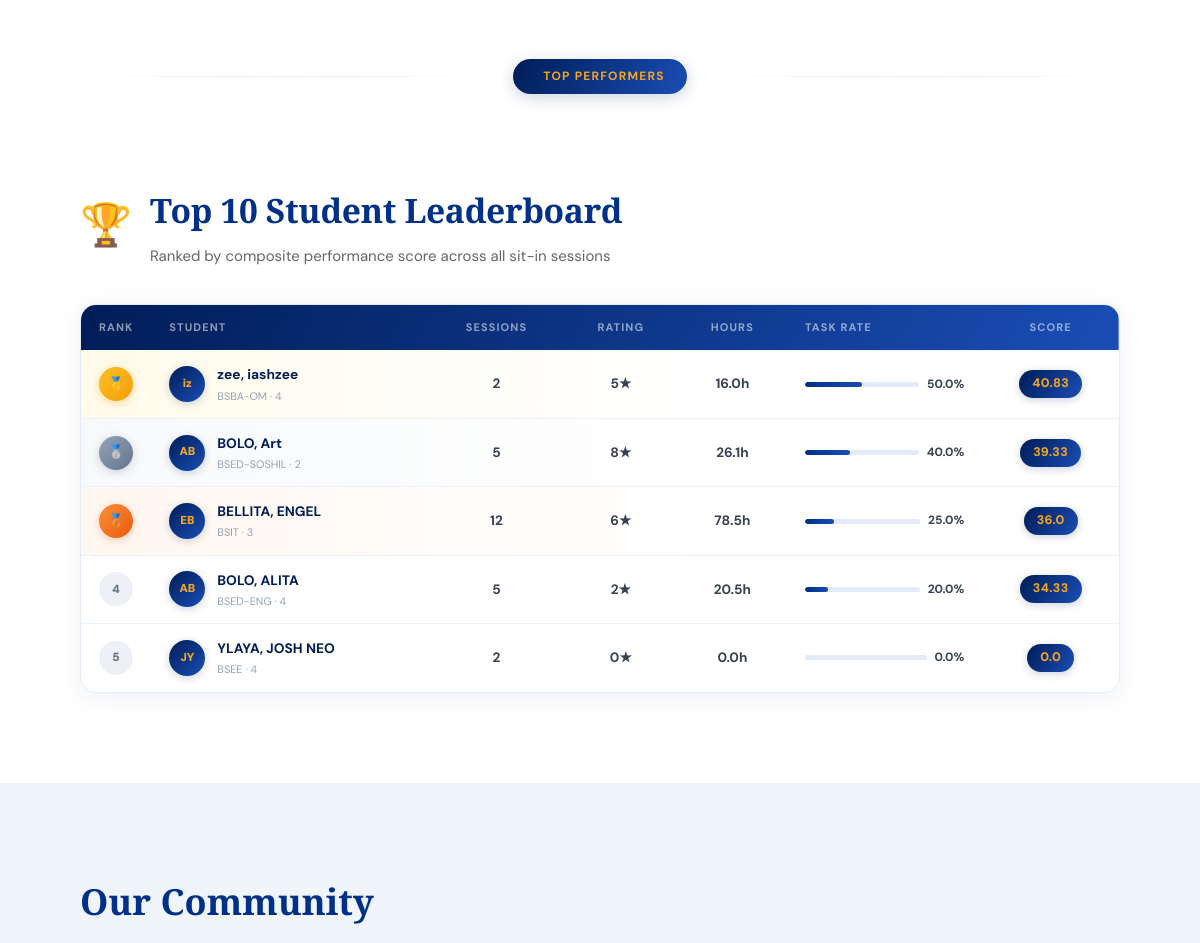
Before: / (middle part) with the older database file.
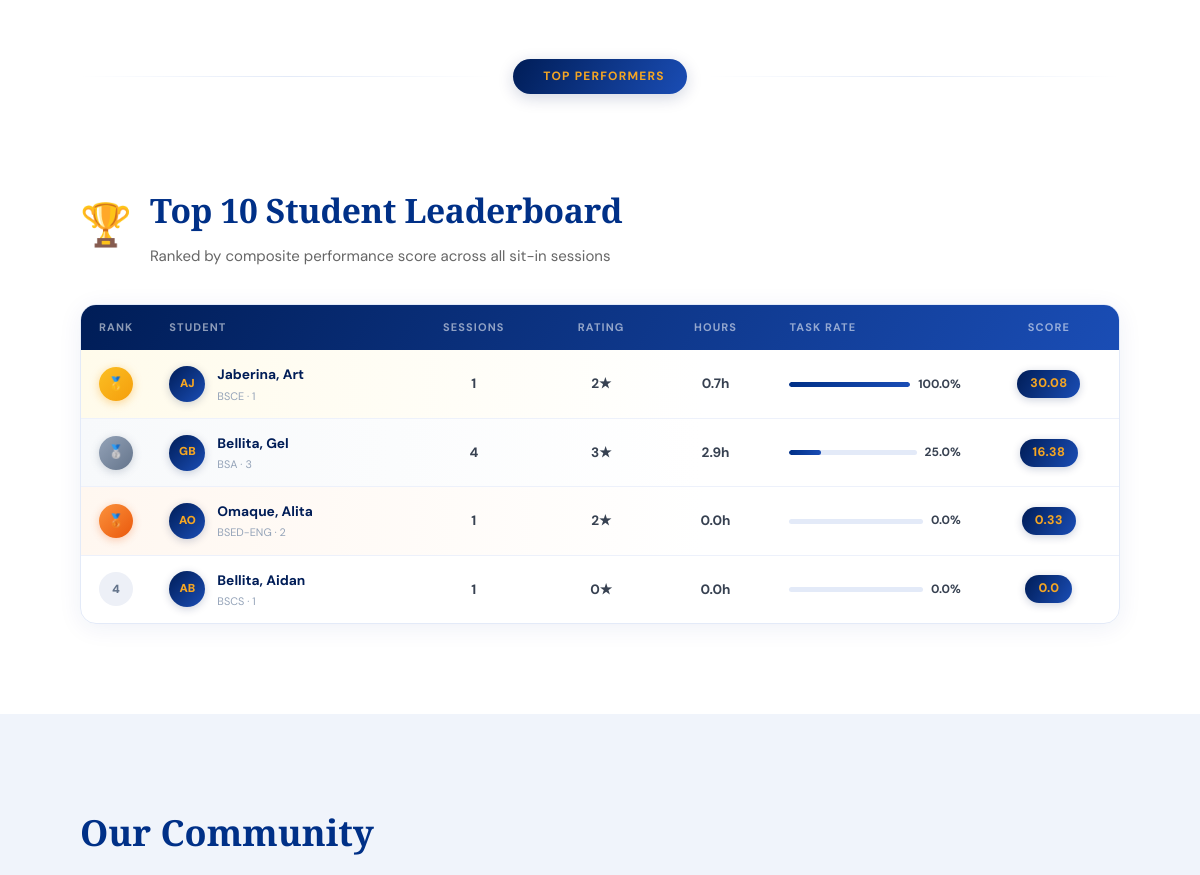
After: the same page with the newer database file.
### tables this page shows
CREATE TABLE users (
            idNumber      TEXT PRIMARY KEY,
            firstName     TEXT,
            middleName    TEXT,
            lastName      TEXT,
            email         TEXT UNIQUE,
            yearLevel     TEXT,
            course        TEXT,
            address       TEXT,
            password      TEXT,
            profileImage  TEXT,
            sessions      INTEGER DEFAULT 30
        );

### app.py (the view)
@app.route("/")
def landing():
    conn        = get_db_connection()
    leaderboard = build_leaderboard(conn, limit=10)
    conn.close()
    return render_template("landing_page/landingPage.html", leaderboard=leaderboard)

### app.py (called while the page is built)
def get_db_connection():
    conn = sqlite3.connect("SitIn.db")
    conn.row_factory = sqlite3.Row
    conn.execute("PRAGMA journal_mode=WAL")
    return conn

@app.context_processor
def inject_admin_notifs():
    if session.get("is_admin"):
        return get_admin_notification_counts()
    return {"new_reservations": 0, "new_feedbacks": 0}

### templates/landing_page/landingPage.html (shortened to what this page needs)
{% extends 'landing_page/layout.html' %}
{% block page_styles %}
<link rel="stylesheet" href="{{ url_for('static', filename='css/landing.css') }}">
{% endblock %}
{% block content %}
    <section class="about-section" id="about">
    </section>
    <div class="section-divider">
        <div class="section-divider-line"></div>
        <div class="section-divider-badge">
            Top Performers
        </div>
        <div class="section-divider-line"></div>
    </div>
    <section class="landing-lb-section" id="leaderboard">
        <div class="landing-lb-inner">
            <div class="landing-lb-header">
                <div class="landing-lb-title-wrap">
                    <div class="landing-lb-trophy">🏆</div>
                    <div>
                        <h2 class="landing-lb-title">Top 10 Student Leaderboard</h2>
                        <p class="landing-lb-sub">Ranked by composite performance score across all sit-in sessions</p>
                    </div>
                </div>
            </div>
            {% if leaderboard %}
            <div class="landing-lb-table-wrap">
                <table class="landing-lb-table">
                    <thead>
                        <tr>
                            <th style="width:56px">Rank</th>
                            <th>Student</th>
                            <th style="text-align:center">Sessions</th>
                            <th style="text-align:center">Rating</th>
                            <th style="text-align:center">Hours</th>
                            <th style="min-width:130px">Task Rate</th>
                            <th style="text-align:center">Score</th>
                        </tr>
                    </thead>
                    <tbody>
                        {% for s in leaderboard %}
                        <tr class="{% if loop.index == 1 %}rank-1{% elif loop.index == 2 %}rank-2{% elif loop.index == 3 %}rank-3{% endif %}">
                            <td>
                                <div class="landing-rank-badge {% if loop.index == 1 %}r1{% elif loop.index == 2 %}r2{% elif loop.index == 3 %}r3{% else %}rn{% endif %}">
                                    {% if loop.index == 1 %}🥇
                                    {% elif loop.index == 2 %}🥈
                                    {% elif loop.index == 3 %}🥉
                                    {% else %}{{ loop.index }}{% endif %}
                                </div>
                            </td>
                            <td>
                                <div class="landing-lb-student-cell">
                                    <div class="landing-lb-avatar">{{ s['firstName'][0] }}{{ s['lastName'][0] }}</div>
                                    <div>
                                        <div class="landing-lb-student-name">{{ s['lastName'] }}, {{ s['firstName'] }}</div>
                                        <div class="landing-lb-student-info">{{ s['course'] }} · {{ s['yearLevel'] }}</div>
                                    </div>
                                </div>
                            </td>
                            <td class="landing-lb-num-cell">{{ s['total_sessions'] }}</td>
                            <td class="landing-lb-num-cell">{{ s['total_admin_rating'] }}★</td>
                            <td class="landing-lb-num-cell">{{ "%.1f"|format(s['total_minutes'] / 60) }}h</td>
                            <td>
                                <div class="landing-taskrate-wrap">
                                    <div class="landing-taskrate-bar">
                                        <div class="landing-taskrate-fill" style="width:{{ s['task_rate'] }}%"></div>
                                    </div>
                                    <span class="landing-taskrate-pct">{{ s['task_rate'] }}%</span>
                                </div>
                            </td>
                            <td style="text-align:center">
                                <span class="landing-score-badge">{{ s['composite'] }}</span>
                            </td>
                        </tr>
                        {% endfor %}
                    </tbody>
                </table>
            </div>
            {% else %}
            <div class="landing-lb-empty">
                <span style="font-size:2.5rem">🏆</span>
                <p>The leaderboard will populate once students have completed sit-in sessions.</p>
            </div>
            {% endif %}
        </div>
    </section>
    <section class="community-section" id="community">
        <div class="community-inner">
            <h2>Our Community</h2>
        </div>
    </section>
{% endblock %}

### templates/landing_page/layout.html (shortened to what this page needs)
<!DOCTYPE html>
<html lang="en">
<head>
    <link rel="stylesheet" href="{{ url_for('static', filename='css/layout.css') }}">
    {% block page_styles %}{% endblock %}
</head>
<body class="{% block body_class %}{% endblock %}">
    {% block content %}{% endblock %}
</body>
</html>

### static/css/layout.css (style rules this page uses)
*, *::before, *::after { margin: 0; padding: 0; box-sizing: border-box; }
body { font-family: 'DM Sans', sans-serif; background: #f0f4fb; color: #1a1a2e; line-height: 1.6; }

Changed rows visible on the page:
removed users: s "i", s "z", lastName "zee", firstName "iashzee", course "BSBA-OM", yearLevel "4", total_sessions "2", total_admin_rating "5", s "16.0", task_rate "50.0", composite "40.83"
no longer on this page (row edited): users: s "A", s "B", lastName "BOLO", firstName "Art", course "BSED-SOSHIL", yearLevel "2", total_sessions "5", total_admin_rating "8", s "26.1", task_rate "40.0", composite "39.33"
removed users: s "E", s "B", lastName "BELLITA", firstName "ENGEL", course "BSIT", yearLevel "3", total_sessions "12", total_admin_rating "6", s "78.5", task_rate "25.0", composite "36.0"
removed users: s "A", middleName "B", lastName "BOLO", firstName "ALITA", course "BSED-ENG", yearLevel "4", total_sessions "5", total_admin_rating "2", s "20.5", task_rate "20.0", composite "34.33"
removed users: s "J", s "Y", lastName "YLAYA", firstName "JOSH NEO", course "BSEE", yearLevel "4", total_sessions "2", total_admin_rating "0", s "0.0", task_rate "0.0", composite "0.0"
added users: s "A", s "J", lastName "Jaberina", firstName "Art", course "BSCE", yearLevel "1", total_sessions "1", total_admin_rating "2", s "0.7", task_rate "100.0", composite "30.08"
added users: s "G", s "B", lastName "Bellita", firstName "Gel", course "BSA", yearLevel "3", total_sessions "4", total_admin_rating "3", s "2.9", task_rate "25.0", composite "16.38"
added users: s "A", s "O", lastName "Omaque", firstName "Alita", course "BSED-ENG", yearLevel "2", total_sessions "1", total_admin_rating "2", s "0.0", task_rate "0.0", composite "0.33"
added users: s "A", s "B", lastName "Bellita", firstName "Aidan", course "BSCS", yearLevel "1", total_sessions "1", total_admin_rating "0", s "0.0", task_rate "0.0", composite "0.0"
